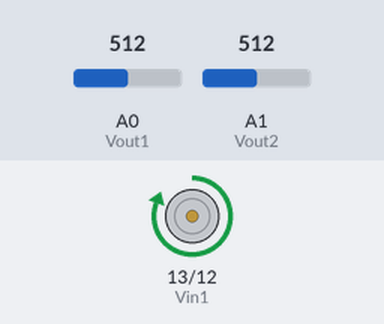
Recording of a sketch running on a simulated Arduino Uno, built with avr-gcc and run on an emulated ATmega328P. On the bench: motor-driver pin pairs drawn as motors (green arrow = first pin HIGH = forward, orange = second pin HIGH = backward, longer = more drive). Inputs (shaded band) come from the test bench; at power-on: A0 (Vout1) = 512, A1 (Vout2) = 512. What the sketch prints to the serial monitor is not drawn.

Above: at 1.27 s.
1.3 s: A0 (Vout1) set to 0
Timing chart, 0 to 10.3 s (numbered marks = the images above; inputs shaded):
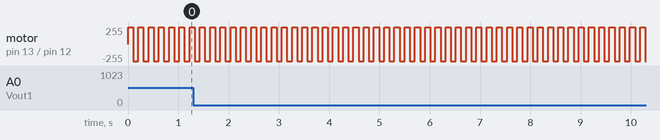

The sketch:

FluidSensor.ino
```cpp
/*
 * fluidSensor
 *
 * Measures the resistance of a fluid while alternating the current
 * to prevent electrolysis. A measurement is taken every time the current
 * is switched.
*/


//Define pins for fluid sensor. Please see the online notes for documentation
#define Vin1 13
#define Vin2 12
#define Vout1 A0
#define Vout2 A1

//Declare fluid sensor variables
float anaVolt;      //analog input from voltage divider
int anaRes = 1023;  //resolution of analog input
int R1 = 30;        //constant resistor 1 (in kOhms)
int R2 = 30;        //constant resistor 2 (in kOhms)
int readInt = 100; //milliseconds between each reading

void setup() {
  Serial.begin(9600);
  pinMode(Vin1, OUTPUT);
  pinMode(Vin2, OUTPUT);
  pinMode(Vout1, INPUT);
  pinMode(Vout2, INPUT);
  //analogReadResolution(10);
}

void loop() {
  //FORWARD CURRENT
  forwardCur();
  //Serial.println("Forward Current:");
  readFluidSensor(Vout2, 1);
  //BACKWARD CURRENT
  backwardCur();
  //Serial.println("Backward Current:");
  readFluidSensor(Vout1, 2);
}

void forwardCur() {
  digitalWrite(Vin2, LOW);
  delay(1);
  digitalWrite(Vin1, HIGH);
  delay(readInt);
}

void backwardCur() {
  digitalWrite(Vin1, LOW);
  delay(1);
  digitalWrite(Vin2, HIGH);
  delay(readInt);
}

int readFluidSensor(int VoutPin, int curState) {
  anaVolt = analogRead(VoutPin);
  float Rf; //resistance of fluid
  if (curState == 1)
    Rf = (anaRes / anaVolt) * R2 - R1 - R2;
  else
    Rf = (anaRes / anaVolt) * R2 - R1 - R2;
  Serial.print(anaVolt);
  Serial.println(Rf);
  //Serial.println();
  return Rf;
}
```

Measured:
- by itself, motor on pin 13 (Vin1) / pin 12 (Vin2): alternates forward 255/255 for 0.10 s and backward 255/255 for 0.10 s
